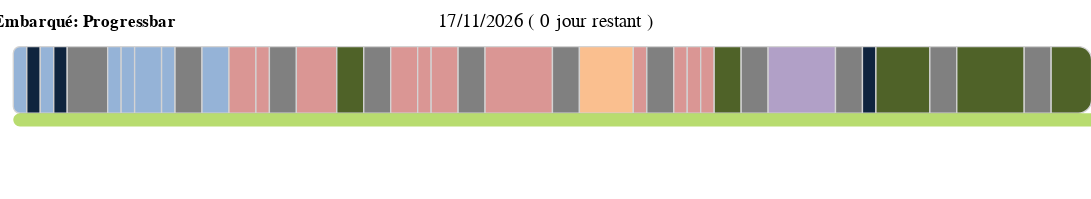

Write the Vega-Lite specification saved for this chart.
### Vega specification from a JSON file in a GitHub repository (floating-point values rounded to 4 significant figures)
{"$schema": "https://vega.github.io/schema/vega/v5.json", "width": 800, "height": 130, "padding": 10, "title": {"text": "Formation C/C++ Embarqué: Progressbar"}, "signals": [{"name": "currentDate", "update": "now()"}, {"name": "currentDay", "update": "date(currentDate)"}, {"name": "currentMonth", "update": "month(currentDate)"}, {"name": "currentYear", "update": "year(currentDate)"}, {"name": "today", "update": "utc(currentYear, currentMonth, currentDay)"}, {"name": "startDate", "update": "utc(2022,10,7)"}, {"name": "endDate", "update": "utc(2023,0,25)"}, {"name": "days", "update": "utcSequence('day', startDate, utcOffset('day', endDate))"}, {"name": "module", "update": "data('currentModule')[0]"}, {"name": "daysRemaining", "update": "length(utcSequence('day', today, utcOffset('day',endDate))) - (length(data('joursRepos'))>0?data('joursRepos')[0].total:0)"}], "data": [{"name": "dates", "format": {"parse": {"debut": "utc:%Y-%m-%d", "fin": "utc:%Y-%m-%d"}}, "values": [{"debut": "2022-11-7", "fin": "2022-11-7", "module": "Algorithmie", "code": 9601, "type": "Environnement", "enseignant": "Didier Razon"}, {"debut": "2022-11-8", "fin": "2022-11-8", "module": "Rôle et comportement du consultant", "code": 6480, "type": "Comportement", "enseignant": "Sylvie Deprez"}, {"debut": "2022-11-9", "fin": "2022-11-9", "module": "Algorithmie", "code": 8082, "type": "Environnement", "enseignant": "Didier Razon"}, {"debut": "2022-11-10", "fin": "2022-11-10", "module": "Rôle et comportement du consultant", "code": 3930, "type": "Comportement", "enseignant": "Sylvie Deprez"}, {"debut": "2022-11-11", "fin": "2022-11-13", "module": "Week-end", "code": 0, "type": "Repos", "enseignant": ""}, {"debut": "2022-11-14", "fin": "2022-11-14", "module": "Présentation Linux", "code": 2467, "type": "Environnement", "enseignant": "Steeve Assous"}, {"debut": "2022-11-15", "fin": "2022-11-15", "module": "Commandes Linux", "code": 7591, "type": "Environnement", "enseignant": "Steeve Assous"}, {"debut": "2022-11-16", "fin": "2022-11-17", "module": "Shell Script", "code": 4980, "type": "Environnement", "enseignant": "Steeve Assous"}, {"debut": "2022-11-18", "fin": "2022-11-18", "module": "Administration Linux", "code": 1797, "type": "Environnement", "enseignant": "Marc Brayer"}, {"debut": "2022-11-19", "fin": "2022-11-20", "module": "Week-end", "code": 0, "type": "Repos", "enseignant": ""}, {"debut": "2022-11-21", "fin": "2022-11-22", "module": "Administration Linux", "code": 1797, "type": "Environnement", "enseignant": "Marc Brayer"}, {"debut": "2022-11-23", "fin": "2022-11-24", "module": "GIT", "code": 2190, "type": "Développement", "enseignant": "Steeve Assous"}, {"debut": "2022-11-25", "fin": "2022-11-25", "module": "Programmation C", "code": 9443, "type": "Développement", "enseignant": "Steeve Assous"}, {"debut": "2022-11-26", "fin": "2022-11-27", "module": "Week-end", "code": 0, "type": "Repos", "enseignant": ""}, {"debut": "2022-11-28", "fin": "2022-11-30", "module": "Programmation C", "code": 9443, "type": "Développement", "enseignant": "Steeve Assous"}, {"debut": "2022-12-01", "fin": "2022-12-02", "module": "Projet C", "code": 7509, "type": "Projet", "enseignant": "Steeve Assous"}, {"debut": "2022-12-03", "fin": "2022-12-04", "module": "Week-end", "code": 0, "type": "Repos", "enseignant": ""}, {"debut": "2022-12-05", "fin": "2022-12-06", "module": "Introduction au processus de test dans le développement logiciel", "code": 6096, "type": "Développement", "enseignant": "N/A"}, {"debut": "2022-12-07", "fin": "2022-12-07", "module": "Dev. Open Source", "code": 7468, "type": "Développement", "enseignant": "Steeve Assous"}, {"debut": "2022-12-08", "fin": "2022-12-09", "module": "C Vers C++ 11", "code": 4332, "type": "Développement", "enseignant": "Steeve Assous"}, {"debut": "2022-12-10", "fin": "2022-12-11", "module": "Week-end", "code": 0, "type": "Repos", "enseignant": ""}, {"debut": "2022-12-12", "fin": "2022-12-16", "module": "C Vers C++ 11", "code": 4332, "type": "Développement", "enseignant": "Steeve Assous"}, {"debut": "2022-12-17", "fin": "2022-12-18", "module": "Week-end", "code": 0, "type": "Repos", "enseignant": ""}, {"debut": "2022-12-19", "fin": "2022-12-22", "module": "Temps Réel", "code": 6944, "type": "Temps Réel", "enseignant": "Albert Pais"}, {"debut": "2022-12-23", "fin": "2022-12-23", "module": "C Vers C++ 11", "code": 9142, "type": "Développement", "enseignant": "Steeve Assous"}, {"debut": "2022-12-24", "fin": "2022-12-25", "module": "Week-end", "code": 0, "type": "Repos", "enseignant": ""}, {"debut": "2022-12-26", "fin": "2022-12-26", "module": "C Vers C++ 11", "code": 9142, "type": "Développement", "enseignant": "Steeve Assous"}, {"debut": "2022-12-27", "fin": "2022-12-27", "module": "Sqlite", "code": 5512, "type": "Développement", "enseignant": "Steeve Assous"}, {"debut": "2022-12-28", "fin": "2022-12-28", "module": "Debug", "code": 1202, "type": "Développement", "enseignant": "Steeve Assous"}, {"debut": "2022-12-29", "fin": "2022-12-30", "module": "Projet C++", "code": 1893, "type": "Projet", "enseignant": "Steeve Assous"}, {"debut": "2022-12-31", "fin": "2023-01-01", "module": "Week-end", "code": 0, "type": "Repos", "enseignant": ""}, {"debut": "2023-01-02", "fin": "2023-01-06", "module": "Linux Embarqué", "code": 2688, "type": "Embarqué", "enseignant": "Marc Brayer"}, {"debut": "2023-01-07", "fin": "2023-01-08", "module": "Week-end", "code": 0, "type": "Repos", "enseignant": ""}, {"debut": "2023-01-09", "fin": "2023-01-09", "module": "Présenter ses nouvelles compétences", "code": 3426, "type": "Comportement", "enseignant": "Sylvie Deprez"}, {"debut": "2023-01-10", "fin": "2023-01-13", "module": "Projet Final & Soutenance", "code": 2139, "type": "Projet", "enseignant": "Steeve Assous"}, {"debut": "2023-01-14", "fin": "2023-01-15", "module": "Week-end", "code": 0, "type": "Repos", "enseignant": ""}, {"debut": "2023-01-16", "fin": "2023-01-20", "module": "Projet Final & Soutenance", "code": 2139, "type": "Projet", "enseignant": "Steeve Assous"}, {"debut": "2023-01-21", "fin": "2023-01-22", "module": "Week-end", "code": 0, "type": "Repos", "enseignant": ""}, {"debut": "2023-01-23", "fin": "2023-01-25", "module": "Projet Final & Soutenance", "code": 2139, "type": "Projet", "enseignant": "Steeve Assous"}], "transform": [{"type": "formula", "expr": "time(datum.debut)", "as": "debut"}, {"type": "formula", "expr": "time(datum.fin)", "as": "fin"}]}, {"name": "currentModule", "source": "dates", "transform": [{"type": "filter", "expr": "datum.debut<=today && datum.fin>=today"}]}, {"name": "joursRepos", "source": "dates", "transform": [{"type": "filter", "expr": "datum.type==='Repos' && today <= datum.fin"}, {"type": "formula", "expr": "length(utcSequence('day', (today>datum.debut ? today : datum.debut), utcOffset('day',datum.fin)))", "as": "nb"}, {"type": "aggregate", "fields": ["nb"], "ops": ["sum"], "as": ["total"]}]}], "scales": [{"name": "x", "type": "linear", "domain": {"data": "dates", "fields": ["debut", "fin"]}, "zero": false, "range": "width"}, {"name": "type", "type": "ordinal", "domain": {"data": "dates", "field": "type"}, "range": ["#95b3d7", "#0f243e", "gray", "#da9694", "#4f6228", "#fabf8f", "#b1a0c7"]}], "legends": [{"fill": "type", "direction": "horizontal", "orient": "bottom"}], "marks": [{"type": "rect", "from": {"data": "dates"}, "encode": {"enter": {"yc": {"value": 50}, "height": {"value": 50}, "x": {"field": "debut", "scale": "x"}, "x2": {"signal": "utcOffset('day',datum.fin)", "scale": "x"}, "cornerRadiusTopLeft": [{"test": "datum.debut === startDate", "value": 10}], "cornerRadiusBottomLeft": [{"test": "datum.fin === startDate", "value": 10}], "cornerRadiusTopRight": [{"test": "datum.fin === endDate", "value": 10}], "cornerRadiusBottomRight": [{"test": "datum.fin === endDate", "value": 10}], "stroke": {"value": "lightgray"}, "fill": {"field": "type", "scale": "type"}, "tooltip": {"signal": "{'module':datum.module, 'type':datum.type, 'code':datum.code, 'enseignant':datum.enseignant}"}}}}, {"type": "rect", "interactive": false, "encode": {"enter": {"y": {"value": 75}, "height": {"value": 10}, "x": {"signal": "startDate", "scale": "x"}, "x2": {"signal": "today", "scale": "x"}, "cornerRadius": {"value": 10}, "fill": {"value": "yellowGreen"}, "fillOpacity": {"value": 0.7}}}}, {"type": "rect", "from": {"data": "currentModule"}, "interactive": false, "encode": {"enter": {"yc": {"value": 50}, "height": {"value": 60}, "x": {"signal": "today", "scale": "x"}, "x2": {"signal": "utcOffset('day',today)", "scale": "x"}, "cornerRadius": {"value": 10}, "fill": {"field": "type", "scale": "type"}}}}, {"type": "text", "encode": {"enter": {"yc": {"value": 10}, "xc": {"signal": "width", "mult": 0.5}, "align": {"value": "center"}, "fontSize": {"value": 14}, "text": {"signal": "timeFormat(today,'%d/%m/%Y')+' ( '+daysRemaining+' jour'+(daysRemaining>1?'s':'')+' restant )'"}}}}, {"type": "text", "encode": {"enter": {"yc": {"value": 100}, "x": {"signal": "width", "mult": 0.5}, "fontSize": {"value": 14}, "fontWeight": {"value": "bold"}, "align": {"value": "right"}, "text": [{"test": "module.type != 'Repos'", "value": ["Code:", "Module:", "Enseignant:"]}, {"value": "Module:"}]}}}, {"type": "text", "encode": {"enter": {"yc": {"value": 100}, "x": {"signal": "width", "mult": 0.5}, "fontSize": {"value": 14}, "align": {"value": "left"}, "text": [{"test": "module.type != 'Repos'", "signal": "[module.code, module.module, module.enseignant]"}, {"signal": "module.module"}]}}}]}
